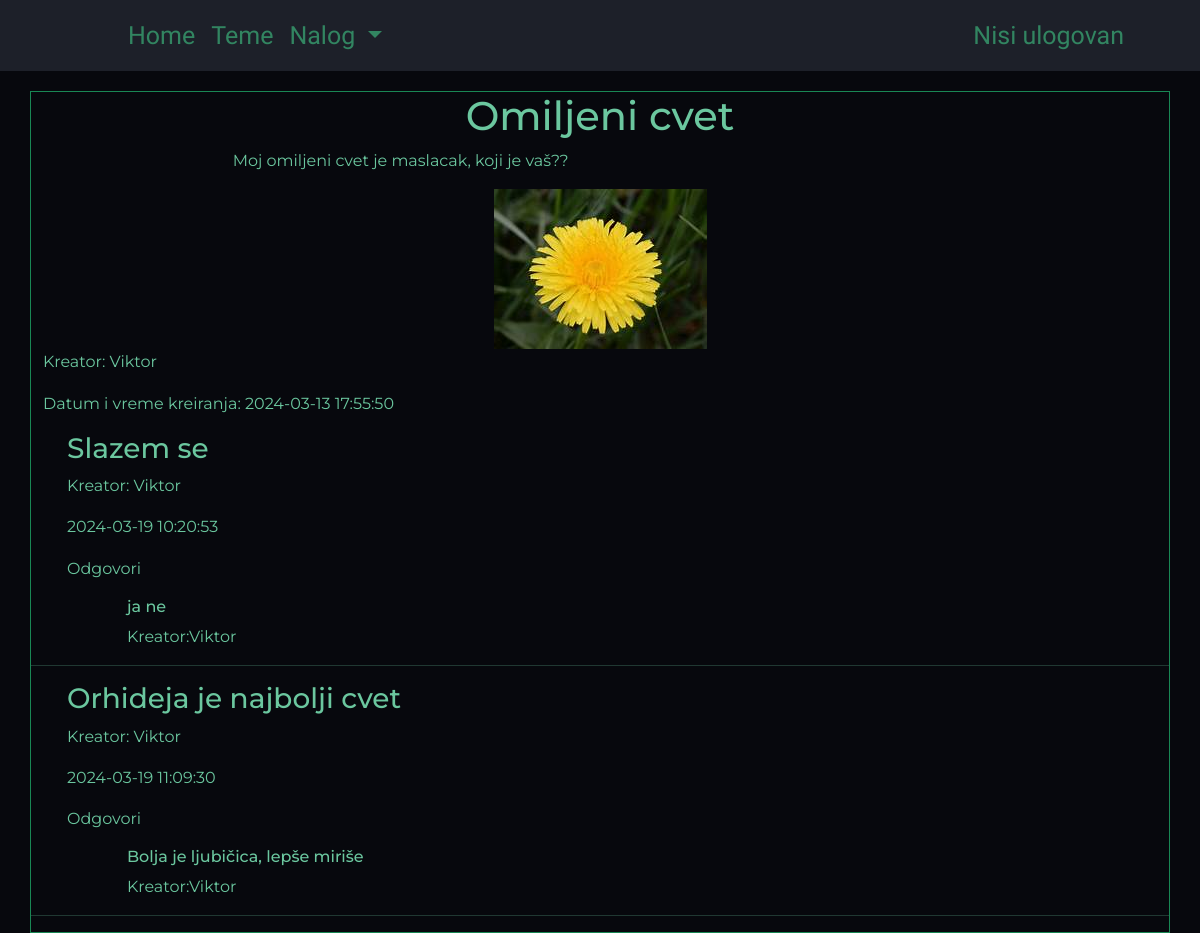
The page /pages/diskusija.php?id_diskusije=5 on the database its author committed.
### tables this page shows
CREATE TABLE `diskusije` (
  `id` int(11) NOT NULL,
  `naslov` varchar(255) DEFAULT NULL,
  `text` varchar(255) DEFAULT NULL,
  `putanjaSlike` varchar(255) NOT NULL,
  `id_teme` int(11) DEFAULT NULL,
  `korisnicko_ime` varchar(255) DEFAULT NULL,
  `kreirana` timestamp NOT NULL DEFAULT current_timestamp() ON UPDATE current_timestamp()
);

CREATE TABLE `komentari` (
  `id` int(11) NOT NULL,
  `tekst` text DEFAULT NULL,
  `roditeljski_komentar_id` int(11) DEFAULT NULL,
  `korisnicko_ime` varchar(255) DEFAULT NULL,
  `id_diskusije` int(11) DEFAULT NULL,
  `kreiran` timestamp NOT NULL DEFAULT current_timestamp() ON UPDATE current_timestamp()
);

### pages/diskusija.php (the view, shortened to what this page needs)
<?php
    if(isset($_GET["id_diskusije"])){
        $idDiskusije = $_GET["id_diskusije"];
    }
    else
    $idDiskusije = $_SESSION["id_diskusije"];
?>
<!DOCTYPE html>
<html lang="en">
    <head>
        <link href="https://cdn.jsdelivr.net/npm/bootstrap@5.0.2/dist/css/bootstrap.min.css" rel="stylesheet">
	    <link rel="stylesheet" href="../css/style.css" type="text/css">
    </head>
    <body>
        <?php
            require_once "../components/navbar.php";
            require_once "../components/diskusija_prikaz.php";
            require_once "../database/konekcija.php";
            $sql = "SELECT * FROM komentari WHERE id_diskusije = $idDiskusije AND roditeljski_komentar_id IS NULL";
            $results = $conn->query($sql);
            if ($results->num_rows > 0)
            while($row = $results->fetch_assoc()) {
                $id = $row["id"];
                echo "
                <div class='ms-5'>
                    <h3>
                        ".$row["tekst"]."
                    </h3>
                    <p>
                        Kreator: ".$row["korisnicko_ime"]."
                    </p>
                    <p>
                    ".$row["kreiran"]."
                    </p>
                    <p onclick = 'odgovori(event)'>
                        Odgovori
                    </p>
                    <form class='formaOdgovori' action = '../utils/dodaj_odgovor.php' method = 'POST' >
                        <textarea name = 'tekst'></textarea><br>
                        <input type = 'hidden' value = '$id' name ='id_roditeljskog_komentara'></input>
                        <input type = 'submit' value = 'Odgovori' ></input>
                    </form>
                    ";
                    $sql2 = "SELECT * FROM komentari WHERE id_diskusije = $idDiskusije AND roditeljski_komentar_id = $id";
                    $results2 = $conn->query($sql2);
                    if ($results2->num_rows > 0)
                    while($row = $results2->fetch_assoc()) {
                        echo "
                        <div class='odgovor'>
                            <h6>
                            ".$row["tekst"]."
                            </h6>
                            <p>
                                Kreator:".$row["korisnicko_ime"]."
                            </p>
                        </div>";
                    }
            echo "</div>
                <hr>
                ";
            }
            ?>
            </div>
    </div>
            </main>
    </body>
</html>

### components/diskusija_prikaz.php
<main>
    <div class="container">
        <div class="row align-items-center justify-content-center border border-success">
            <?php
                require_once "../database/konekcija.php";
                $sql = "SELECT * FROM diskusije WHERE id = $idDiskusije";
                $results = $conn->query($sql);
                if ($results->num_rows == 1){
                    $row = $results->fetch_assoc();
                    echo "
                    <div class='col-8'>
                        <h1 class='text-center'>
                        ".$row["naslov"]."
                        </h1>
                        <p>
                        ".$row["text"]."
                        </p>
                    </div>
                    <div class='col-12 text-center'>
                        <img class='slikaDiskusija-d' src ='..".$row["putanjaSlike"]."'>
                    </div>
                        <p>
                            Kreator: ".$row["korisnicko_ime"]."
                        </p>
                        <p>
                        Datum i vreme kreiranja: ".$row["kreirana"]."
                        </p>
                    ";
                }
                else{
                    echo "Nema diskusija";
                }
        ?>

### css/style.css (style rules this page uses)
body { position: absolute; top: 0; left: 0; padding: 0; width: 100%; height: inherit; min-height: 100%; background-color: #07080D; color: #6BC79F; font-family: 'Montserrat'; line-height: 1.5715; }
main { max-width: 1440px; padding-top: 20px; margin: 0 auto !important; }
p { color: #6BC79F; }
.odgovor { margin-left: 60px; }
.slikaDiskusija-d { max-width: 700px; max-height: 700px; }

### rows shown on the page
diskusije: naslov "Omiljeni cvet", text "Moj omiljeni cvet je maslacak, koji je vaš??", putanjaSlike (picture), korisnicko_ime "Viktor", kreirana "2024-03-13 17:55:50"
komentari: tekst "Slazem se", korisnicko_ime "Viktor", kreiran "2024-03-19 10:20:53"
komentari: tekst "ja ne", korisnicko_ime "Viktor"
komentari: tekst "Orhideja je najbolji cvet", korisnicko_ime "Viktor", kreiran "2024-03-19 11:09:30"
komentari: tekst "Bolja je ljubičica, lepše miriše", korisnicko_ime "Viktor"
